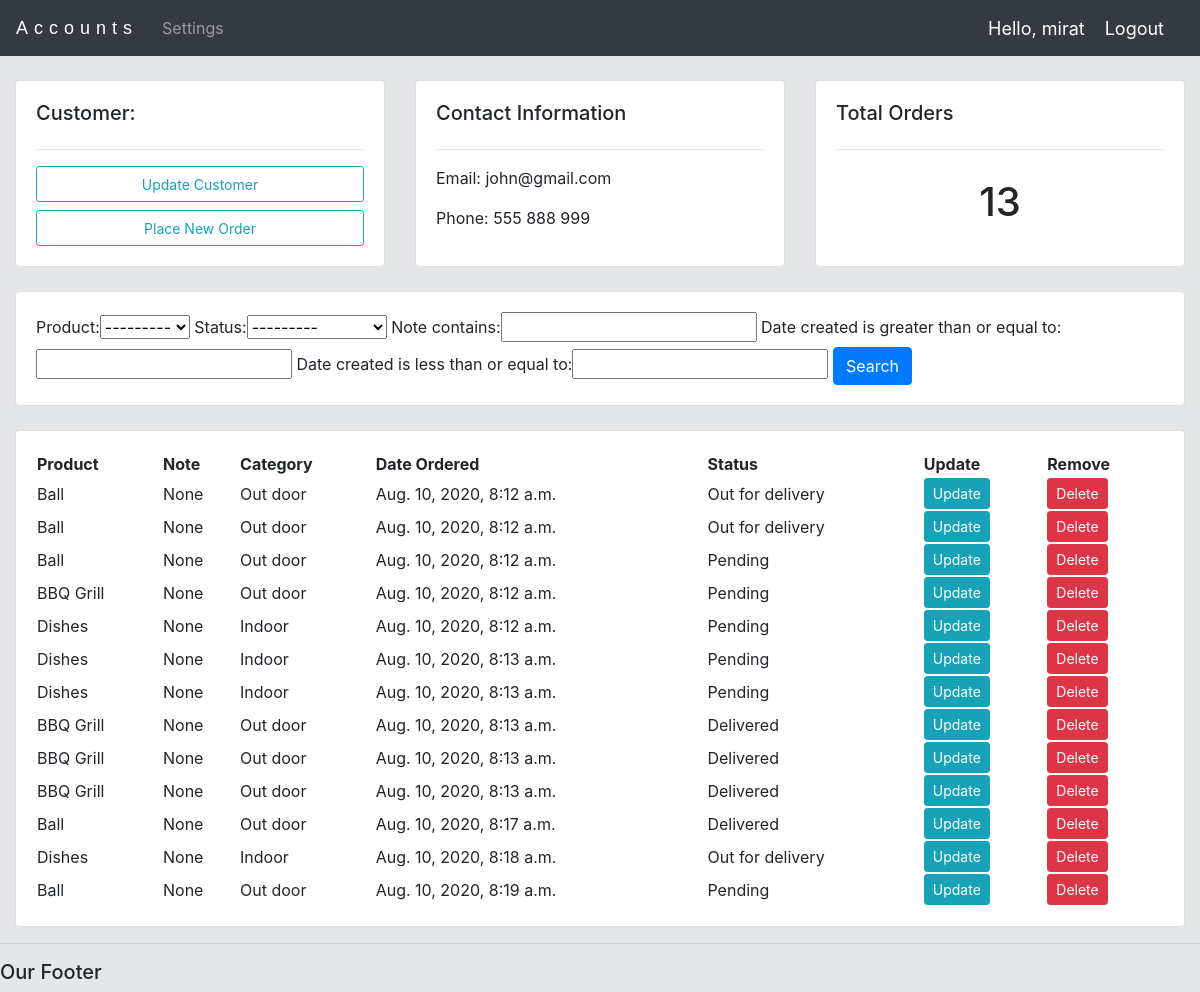
The page /customer/1/ (signed in) on the database its author committed.
### accounts/models.py (models this page shows, shortened)
class Customer(models.Model):
  user = models.OneToOneField(User, null=True, blank=True, on_delete=models.CASCADE)
  name = models.CharField(max_length=200, null=True)
  phone = models.CharField(max_length=200, null=True)
  email = models.CharField(max_length=200, null=True)
  profile_pic = models.ImageField(default="placeholder.png", null=True, blank=True)
  date_created = models.DateTimeField(auto_now_add=True, null=True)

class Order(models.Model):
  STATUS = (
    ('Pending', 'Pending'),
    ('Out for delivery', 'Out for delivery'),
    ('Delivered', 'Delivered'),
  )
  customer = models.ForeignKey(Customer, null=True, on_delete=models.SET_NULL)
  product =  models.ForeignKey(Product, null=True, on_delete=models.SET_NULL)
  date_created = models.DateTimeField(auto_now_add=True, null=True)
  status = models.CharField(max_length=255, null=True, choices=STATUS)
  note = models.CharField(max_length=1000, null=True)

class Product(models.Model):
  CATEGORY = (
    ('Indoor', 'Indoor'),
    ('Out door', 'Out door'),
  )
  name = models.CharField(max_length=200, null=True)
  price = models.FloatField(null=True)
  category = models.CharField(max_length=200, null=True, choices=CATEGORY)
  description = models.CharField(max_length=200, null=True, blank=True)
  date_created = models.DateTimeField(auto_now_add=True, null=True)
  tag = models.ManyToManyField(Tag)
  def __str__(self):
    return self.name

### accounts/views.py (the view)
# urls.py: path('customer/<str:customer_pk>/', views.customer, name="customer"),
@login_required(login_url='login')
def customer(request, customer_pk):
  customer = Customer.objects.get(id=customer_pk)
  orders = customer.order_set.all()
  total_orders = orders.count()
  myFilter = OrderFilter(request.GET, queryset=orders)
  orders = myFilter.qs
  context = {'customer':customer, 'orders':orders, 'total_orders':total_orders, 'myFilter':myFilter}
  return render(request, 'accounts/customer.html', context)

### accounts/templates/accounts/customer.html
{% extends 'accounts/main.html' %}
{% block content %}
<br>
<div class="row">
  <div class="col-md">
    <div class="card card-body">
      <h5 >Customer:</h5>
      <hr>
      <a style="padding: 6.5px" class="btn btn-outline-info btn-sm btn-block" href="">Update Customer</a>
      <a style="padding: 6.5px" class="btn btn-outline-info btn-sm btn-block" href="{% url 'create_order' customer.id %}">Place New Order</a>
    </div>
  </div>
  <div class="col-md">
    <div class="card card-body">
      <h5>Contact Information</h5>
      <hr>
      <p>Email: {{customer.email}}</p>
      <p>Phone: {{customer.phone}}</p>
    </div>
  </div>
  <div class="col-md">
    <div class="card card-body">
      <h5>Total Orders</h5>
      <hr>
      <h1 style="text-align: center; padding: 12px">{{total_orders}}</h1>
    </div>
  </div>
</div>
<br>
<div class="row">
  <div class="col">
    <div class="card card-body">
      <form method="get">
        {{myFilter.form}}
        <button class="btn btn-primary" type="submit">Search</button>
      </form>
    </div>
  </div>
</div>
<br>
<div class="row">
  <div class="col-md">
    <div class="card card-body">
      <table>
        <tr>
          <th>Product</th>
          <th>Note</th>
          <th>Category</th>
          <th>Date Ordered</th>
          <th>Status</th>
          <th>Update</th>
          <th>Remove</th>
        </tr>
        {% for order in orders %}
          <tr>
            <td>{{order.product}}</td>
            <td>{{order.note}}</td>
            <td>{{order.product.category}}</td>
            <td>{{order.date_created}}</td>
            <td>{{order.status}}</td>
            <td><a class="btn btn-sm btn-info" href="{% url 'update_order' order.id %}">Update</a></td>
            <td><a class="btn btn-sm btn-danger" href="{% url 'delete_order' order.id %}">Delete</a></td>
          </tr>
        {% endfor %}
      </table>
    </div>
  </div>
</div>
{% endblock content %}

### accounts/templates/accounts/navbar.html (shortened to what this page needs)
<nav class="navbar navbar-expand-lg navbar-dark bg-dark">
  <a class="navbar-brand" id="logo" href="{% url 'home' %}">Accounts</a>
  <div class="collapse navbar-collapse" id="navbarNavAltMarkup">
    <div class="navbar-nav">
      {% if request.user.is_staff %}
      <a class="nav-item nav-link active" href="{% url 'home' %}">Dashboard</a>
      <a class="nav-item nav-link" href="{% url 'products' %}">Products</a>
      {% else %}
      <li class="nav-item">
      <a href="{% url 'account' %}" class="nav-link">Settings</a>
      </li>
      {% endif %}
    </div>
  </div>
  <span class="hello-msg">Hello, {{ request.user }}</span>
  <span><a class="hello-msg" href="{% url 'logout' %}" class="">Logout</a></span>
</nav>

### static/css/base.css (style rules this page uses)
body { background-color: rgb(228, 230, 231); }
#logo { font-size: 18px; letter-spacing: 6px; font-family: "Comic Sans MS", cursive, sans-serif; }

### accounts/templates/accounts/navbar.html (style rules this page uses)
.hello-msg { font-size: 18px; color: #fff; margin-right: 20px; }

### rows shown on the page
Customer: email "john@gmail.com", phone "555 888 999"
Order: product "Ball", note "None", product.category "Out door", date_created "Aug. 10, 2020, 8:12 a.m.", status "Out for delivery"
Order: product "Ball", note "None", product.category "Out door", date_created "Aug. 10, 2020, 8:12 a.m.", status "Out for delivery"
Order: product "Ball", note "None", product.category "Out door", date_created "Aug. 10, 2020, 8:12 a.m.", status "Pending"
Order: product "BBQ Grill", note "None", product.category "Out door", date_created "Aug. 10, 2020, 8:12 a.m.", status "Pending"
Order: product "Dishes", note "None", product.category "Indoor", date_created "Aug. 10, 2020, 8:12 a.m.", status "Pending"
Order: product "Dishes", note "None", product.category "Indoor", date_created "Aug. 10, 2020, 8:13 a.m.", status "Pending"
Order: product "Dishes", note "None", product.category "Indoor", date_created "Aug. 10, 2020, 8:13 a.m.", status "Pending"
Order: product "BBQ Grill", note "None", product.category "Out door", date_created "Aug. 10, 2020, 8:13 a.m.", status "Delivered"
Order: product "BBQ Grill", note "None", product.category "Out door", date_created "Aug. 10, 2020, 8:13 a.m.", status "Delivered"
Order: product "BBQ Grill", note "None", product.category "Out door", date_created "Aug. 10, 2020, 8:13 a.m.", status "Delivered"
Order: product "Ball", note "None", product.category "Out door", date_created "Aug. 10, 2020, 8:17 a.m.", status "Delivered"
Order: product "Dishes", note "None", product.category "Indoor", date_created "Aug. 10, 2020, 8:18 a.m.", status "Out for delivery"
Order: product "Ball", note "None", product.category "Out door", date_created "Aug. 10, 2020, 8:19 a.m.", status "Pending"

### other values the page prints
{{ request.user }} "mirat"
{{ total_orders }} "13"
